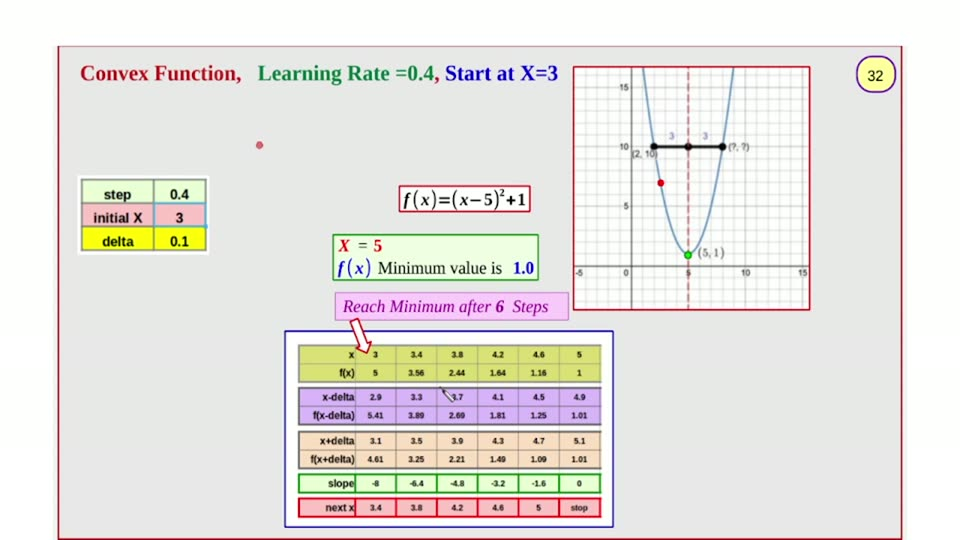
#> input picture videos/machine-learning/03_ridger_regression_gradient_descent/unique_slides/slide_032.jpg, 960 x 540 px, found by its file name
$ python adjudicate_9c_templatematch.py
#> lines starting #> are read from the running program, lines starting #| are printed output that depends on the picture; pictures that were not available may be replaced by others from this repository, and a replacement may not be noted
#!/usr/bin/env python3
"""Adjudicate_9c — objective glyph identification for the right-label finding #1.

Template-match candidate strings against the ORIGINAL frame's right-label window,
using the SAME serif family the build uses (Liberation Serif == Times New Roman
metrics), over a size range and full x/y alignment search.

The known RENDER text "(7, 7)" is used as a control: it must win on the render.
"""
import numpy as np
from PIL import Image, ImageDraw, ImageFont

V = "/workspaces/codespaces-blank/ai_llm_slides/videos/machine-learning/03_ridger_regression_gradient_descent"
FONT = "/usr/share/fonts/truetype/liberation/LiberationSerif-Regular.ttf"

o = np.asarray(Image.open((V + "/unique_slides/slide_032.jpg")).convert("L")).astype(float)
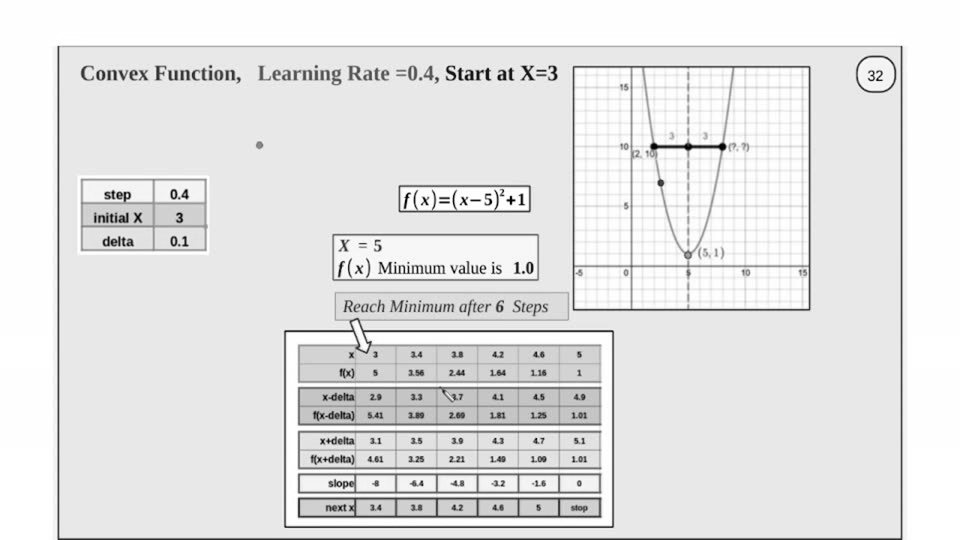
#> o: shape (540, 960) float64; min 0, max 255, mean 228.7
r = np.asarray(Image.open((V + "/recreated_pptx/qa/slide032/render_9.png")).convert("L")).astype(float)
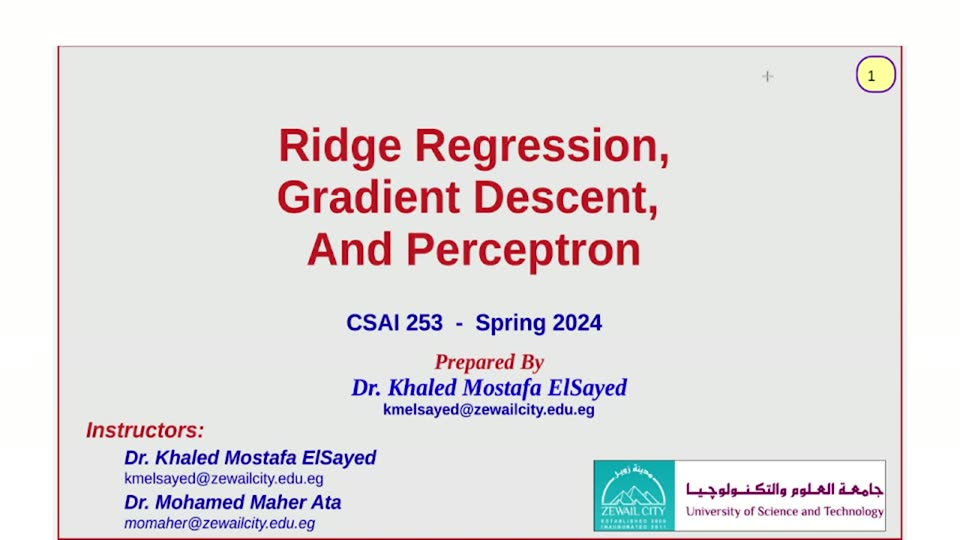
#> input picture videos/machine-learning/03_ridger_regression_gradient_descent/unique_slides/slide_001.jpg, 960 x 540 px, given in place of render_9.png, which was not available
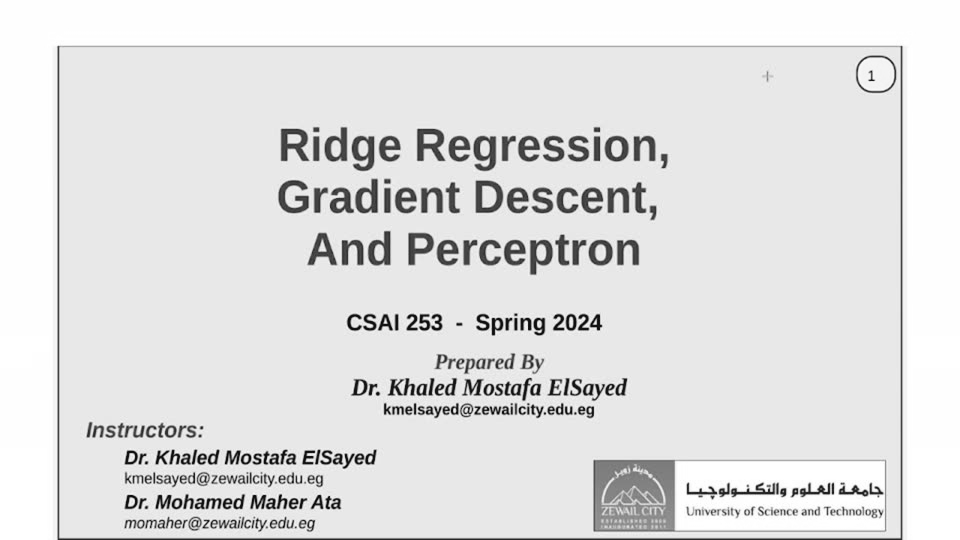
#> r: shape (540, 960) float64; min 7, max 255, mean 225.1
oS = 1.0
rS = r.shape[0] / 540.0
#> rS = 1

CAND = ["(7, 7)", "(7,7)", "(?, ?)", "(?,?)", "(2, 2)", "(3, 3)", "(4, 4)", "(5, 5)",
        "(6, 6)", "(8, 8)", "(9, 9)", "(0, 0)", "(1, 1)", "(7, 5)", "(7, 6)", "(7, 8)",
        "(7, 9)", "(7, 0)", "(7, 3)", "(8, 7)", "(8, 10)", "(8,10)", "(7, 7?)", "(?, 7)"]


def render_string(text, size):
    """ink bitmap of `text` in Liberation Serif at px size; returns (bitmap, w, h)"""
    f = ImageFont.truetype(FONT, size)
    bb = f.getbbox(text)
    w, h = max(bb[2] - bb[0], 1) + 4, max(bb[3] - bb[1], 1) + 4
    im = Image.new("L", (w, h), 255)
    d = ImageDraw.Draw(im)
    d.text((2 - bb[0], 2 - bb[1]), text, font=f, fill=0)
    a = np.asarray(im).astype(float)
    return 255 - a, w, h


def score(win, text, size):
    """best ink-weighted correlation of `text` inside `win` over all alignments"""
    tmpl, tw, th = render_string(text, size)
    t = (255 - tmpl) / 255.0                      # 1 = ink
    wh, ww = win.shape
    best = -1e9; bestpos = None
    if tw + 2 > ww or th + 2 > wh:
        return -1e9, None
    if t.sum() < 1:
        return -1e9, None
    for dy in range(0, wh - th + 1):
        for dx in range(0, ww - tw + 1):
            w = win[dy:dy + th, dx:dx + tw]
            d = (255 - w) / 255.0
            # normalized ink-product: rewards matching ink, ignores white-white
            num = float((d * t).sum())
            den = float(np.sqrt((d * d).sum() * (t * t).sum())) or 1e-9
            s = num / den
            if s > best:
                best, bestpos = s, (dx, dy)
    return best, bestpos


# ORIG right-label window (frame px) — contains the dot at x716..726, chord at
# y145..148, and the two label glyphs at x~735..758.
WIN = (722, 140, 762, 156)
for tag, im, S in (("ORIG", o, oS), ("REND9", r, rS)):
    print("=" * 72)
    print(f"### {tag} — right-label window frame x{WIN[0]}..{WIN[2]} y{WIN[1]}..{WIN[3]}")
    x0, y0, x1, y1 = WIN
    win = im[int(y0 * S):int(y1 * S), int(x0 * S):int(x1 * S)]
    rows = []
    for text in CAND:
        bestall, bestsz, bestpos = -1e9, None, None
        for size in range(8, 14):
            s, pos = score(win, text, size)
            if s > bestall:
                bestall, bestsz, bestpos = s, size, pos
        rows.append((bestall, text, bestsz, bestpos))
    rows.sort(reverse=True)
    for s, text, size, pos in rows:
        print(f"   {s:.4f}  size {size:>2}  dx{pos[0]} dy{pos[1]}  {text!r}")
    print()
#> this loop made 2 passes
#> (tag, S, x0, y0, x1, y1) on pass 1: ('ORIG', 1, 722, 140, 762, 156)
#> (tag, S) on pass 2: ('REND9', 1)
#> (printed output is left out)
